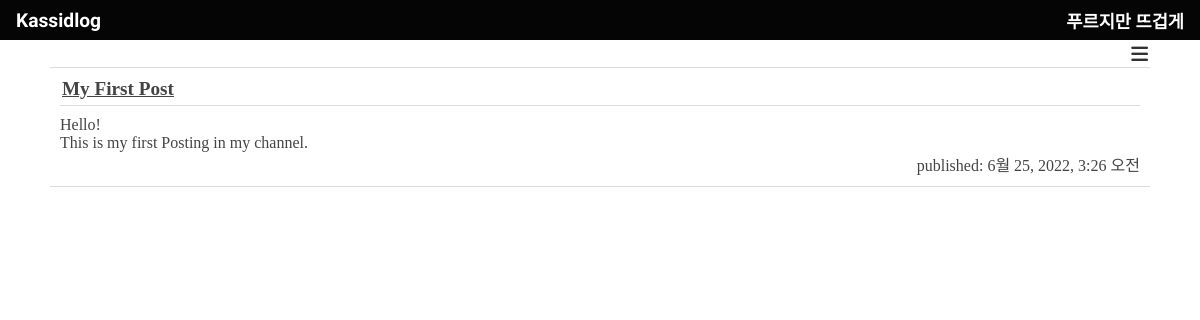
The app's page /post/1/ with its own data.
### blog/models.py (models this page shows, shortened)
class Post(models.Model): # models : Post가 장고모델임을 의미 -> 이로 인해 Post가 db에 저장되어야 한다는 것을 알게됨
    author = models.ForeignKey(settings.AUTH_USER_MODEL, on_delete = models.CASCADE)
    title = models.CharField(max_length=200)
    text = models.TextField()
    created_date = models.DateTimeField(default=timezone.now)
    published_date = models.DateTimeField(blank=True, null=True)

### blog/views.py (the view)
# urls.py: path('post/<int:pk>/', views.post_detail, name='post_detail'),
def post_detail(request, pk):
    post = get_object_or_404(Post, pk=pk)
    return render(request, 'blog/post_detail.html', {'post': post})

### blog/templates/blog/post_detail.html (shortened to what this page needs)
{% extends 'blog/base.html' %}
{% block content %}
    {% if post.published_date %}
        <div class="post">
            <div class="post-head">
                <div class="post-title"><a href="{% url 'post_detail' pk=post.pk %}">{{ post.title }}</a></div>
            </div>
            <div class="post-contents">{{ post.text|linebreaksbr }}</div>
            <div class="post-published">published: {{ post.published_date }}</div>
        </div>
    {% endif %}
{% endblock %}

### blog/static/css/blog.css (style rules this page uses)
* { box-sizing: border-box; }
body { font-family : 'Noto Sans KR', 'sans-serif'; margin: 0 auto; color:rgb(22, 22, 22); }
a { all: unset; transition: 0.3s; }
a:link { text-decoration : none; color:rgb(22, 22, 22); }
.post-head { font-size: 1.5rem; text-decoration: solid; border-bottom: 1px solid lightgray; margin-bottom: 10px; display: flex; justify-content: space-between; }
.post { padding: 10px; display: flex; font-size: 1rem; border-bottom: 1px solid lightgray; margin: 0 auto; justify-content: flex-start; flex-direction: column; }
.post-title > a { text-decoration :underline; width: 100%; }
.post .post-title { font-size: 1.2rem; font-weight: bold; margin-bottom: 5px; }
.post .post-contents { text-overflow: ellipsis; }
.post .post-published { display: flex; justify-content: flex-end; }
.postlist-container a { margin: 0px 2px ; }

### records on screen
Post: title "My First Post", text "Hello! This is my first Posting in my channel.", published_date "6월 25, 2022, 3:26 오전"
